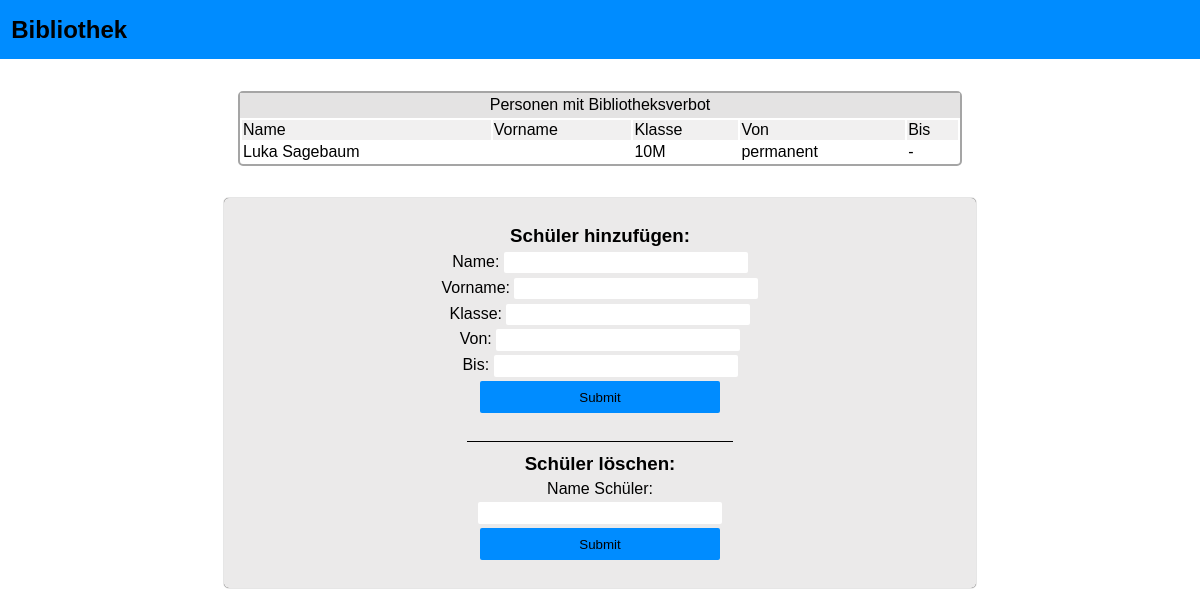
/ (signed in), run on an earlier commit of the app's database.
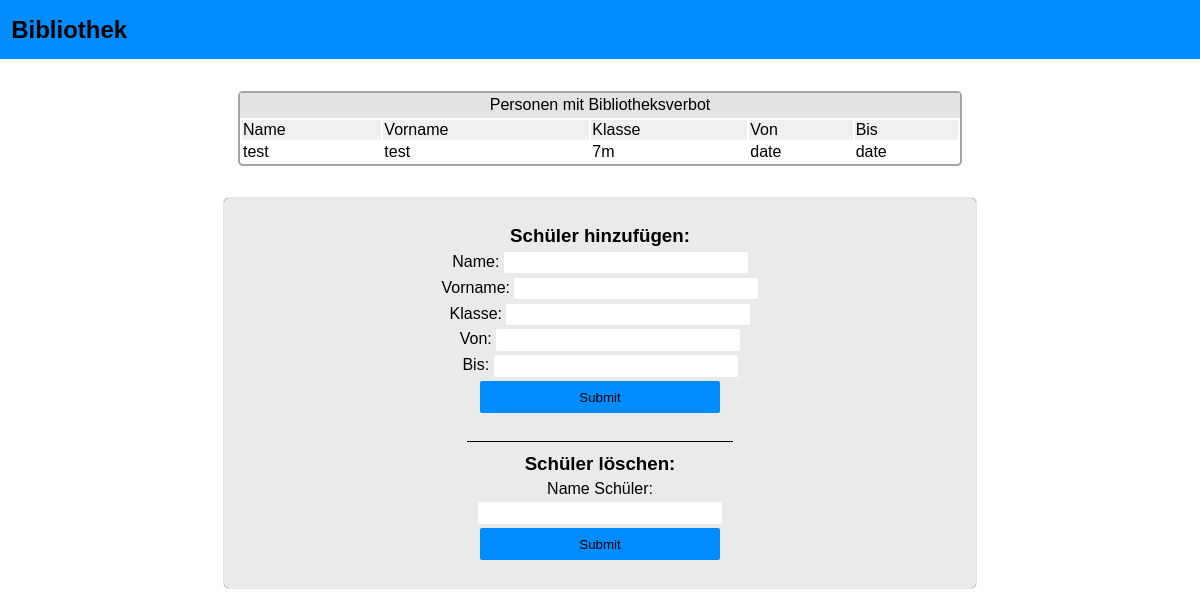
And on a later commit of the database.
### tables this page shows
CREATE TABLE banned(
    name TEXT,
    class TEXT,
    von TEXT,
    bis TEXT
    , "vorname" TEXT);

### index.php (the view, shortened to what this page needs)
<!DOCTYPE html>
<html lang="de">
<head>
    <link rel="stylesheet" href="style.css">
</head>
<body>
    <header>
        <h2>Bibliothek</h2>
    </header>
    <main>
        <?php
        if (($_SESSION['logedin'] ?? false) === true) {
            $db = new SQLite3("data.db");
            $result = $db->query('SELECT name, vorname, class, von, bis FROM banned');
            $rowsHtml = '';
            while ($row = $result->fetchArray(SQLITE3_ASSOC)) {
                $name = htmlspecialchars((string) $row['name'], ENT_QUOTES, 'UTF-8');
                $vorname = htmlspecialchars((string) $row['vorname'], ENT_QUOTES, 'UTF-8');
                $class = htmlspecialchars((string) $row['class'], ENT_QUOTES, 'UTF-8');
                $von = htmlspecialchars((string) $row['von'], ENT_QUOTES, 'UTF-8');
                $bis = htmlspecialchars((string) $row['bis'], ENT_QUOTES, 'UTF-8');
                $rowsHtml .= <<<ROW
                    <tr style="border-bottom: 2px solid gray">
                      <td>{$name}</td>
                      <td>{$vorname}</td>
                      <td>{$class}</td>
                      <td>{$von}</td>
                      <td>{$bis}</td>
                    </tr>
                ROW;
            }
            echo <<<HTML
            <div class="tabelDiv">
              <table class="table">
                <caption>
                  Personen mit Bibliotheksverbot
                </caption>
                <thead>
                  <tr>
                    <td>Name</td>
                    <td>Vorname</td>
                    <td>Klasse</td>
                    <td>Von</td>
                    <td>Bis</td>
                  </tr>
                </thead>
                <tbody>
                  {$rowsHtml}
                </tbody>
              </table>
            </div>
            <section class="add">
              <form action="add.php" method="post" class="addform">
                <h3>Schüler hinzufügen:</h3>
                <div>
                  <label for="name">Name:</label>
                  <input type="text" name="name" />
                </div>
                <div>
                  <label for="name">Vorname:</label>
                  <input type="text" name="vorname" />
                </div>
                <div>
                  <label for="class">Klasse:</label>
                  <input type="text" name="class" />
                </div>
                <div>
                  <label for="von">Von:</label>
                  <input type="text" name="von" />
                </div>
                <div id="bis">
                  <label for="bis">Bis:</label>
                  <input type="text" name="bis" />
                </div>
                <div>
                  <input type="submit" class="submit" />
                </div>
              </form>
              <form action="delete.php" method="post" class="addform" style="border-top: 1px solid black;">
                <h3>Schüler löschen:</h3>
                <label for="name">Name Schüler:</label>
                <input type="text" name="name">
                <input type="submit" class="submit">
              </form>
            </section>
            HTML;
        } else {
            echo '<form action="login.php" method="post" class="forms">
                <label for="password">Passwort:</label>
                <input type="password" name="password">
                <input type="submit">
            </form>';
        }
        ?>
    </main>
</body>
</html>

### style.css (style rules this page uses)
* { margin: 0; font-family: "Gill Sans", "Gill Sans MT", Calibri, "Trebuchet MS", sans-serif; }
:root { --header-color: rgb(0, 140, 255); --box-background: rgb(235, 234, 234); }
header { height: 2.3rem; padding: 0.7rem; background-color: var(--header-color); display: flex; align-items: center; }
main { display: flex; flex-direction: column; align-items: center; justify-content: center; }
.table { width: 60vw; gap: 0; }
.tabelDiv { border: 2px solid rgb(165, 165, 165); border-radius: 5px; margin-top: 2rem; }
caption { background-color: rgb(228, 227, 227); padding: 0.2rem; }
thead { background-color: rgb(241, 240, 240); }
.add { background-color: var(--box-background); width: 60vw; margin: 2rem; padding: 1rem; border-radius: 0.3rem; display: flex; flex-direction: column; align-items: center; gap: 1rem; box-shadow: 0px 0px 1px black; }
input { height: 1.2rem; border-radius: 2px; border: none; outline: none; width: 15rem; }
.addform { display: flex; flex-direction: column; align-items: center; gap: 0.3rem; padding: 0.7rem; background-color: var(--box-background); }
.submit { background-color: var(--header-color); height: 2rem; }

What changed in the data, as far as the page shows it:
removed banned: name "Luka Sagebaum", class "10M", von "permanent", bis "-"
added banned: name "test", vorname "test", class "7m", von "date", bis "date"
